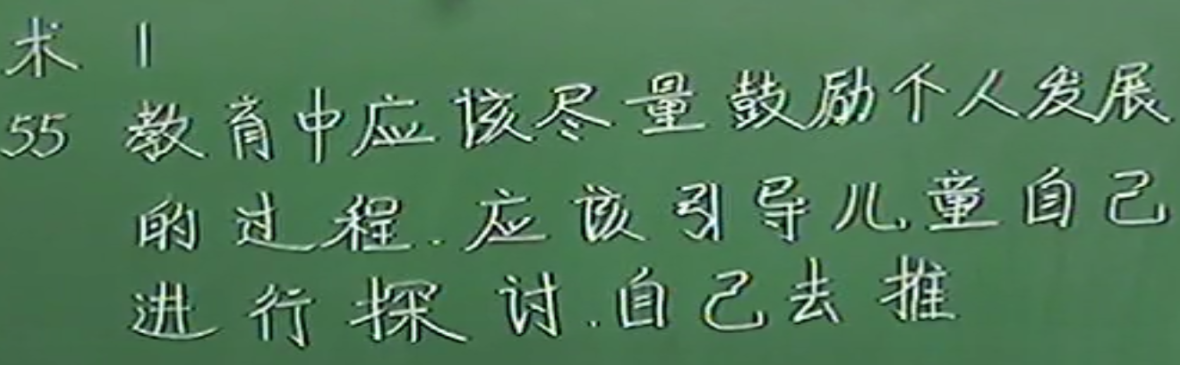
#> input picture data/cuted.png, 1180 x 365 px
$ python CharksImagesProcessing.py
#> lines starting #> are read from the running program, lines starting #| are printed output that depends on the picture; after the words box and inside, x2 and y2 are one past the last pixel; in counts of white or black regions, pixels touching at a corner belong together
import cv2 as cv


def main():
    # 读入图像
    src = cv.imread("../../data/cuted.png")
#> src is the input picture: shape (365, 1180, 3); mean B, G, R 89.8, 122.9, 82.2
    cv.namedWindow("input", cv.WINDOW_AUTOSIZE)
    cv.imshow("input", src)

    # 形态学梯度 - 基本梯度
    se = cv.getStructuringElement(cv.MORPH_RECT, (3, 3), (-1, -1))
    basic = cv.morphologyEx(src, cv.MORPH_GRADIENT, se)
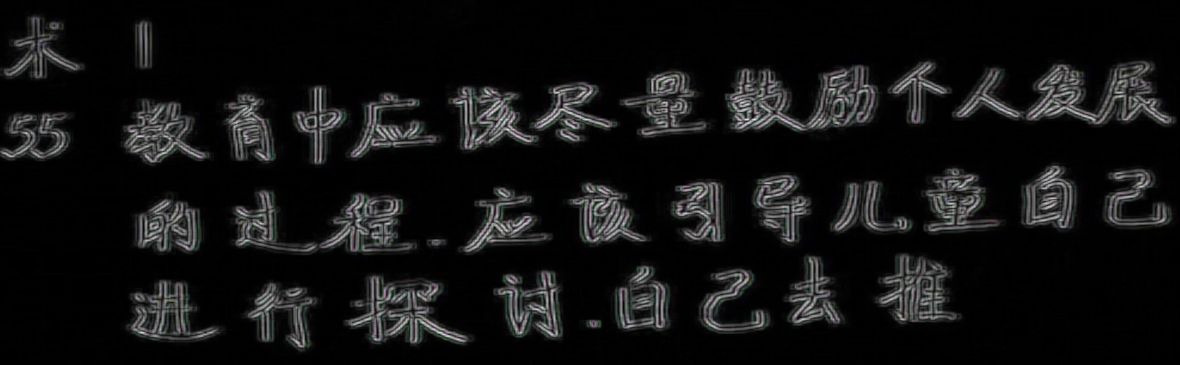
#> basic: shape (365, 1180, 3); mean B, G, R 18, 17.8, 17.7
    cv.imshow("basic gradient", basic)

    # 图像灰度化
    gray = cv.cvtColor(basic, cv.COLOR_BGR2GRAY)
    # 二值化
    ret, binary = cv.threshold(gray, 0, 255, cv.THRESH_BINARY | cv.THRESH_OTSU)
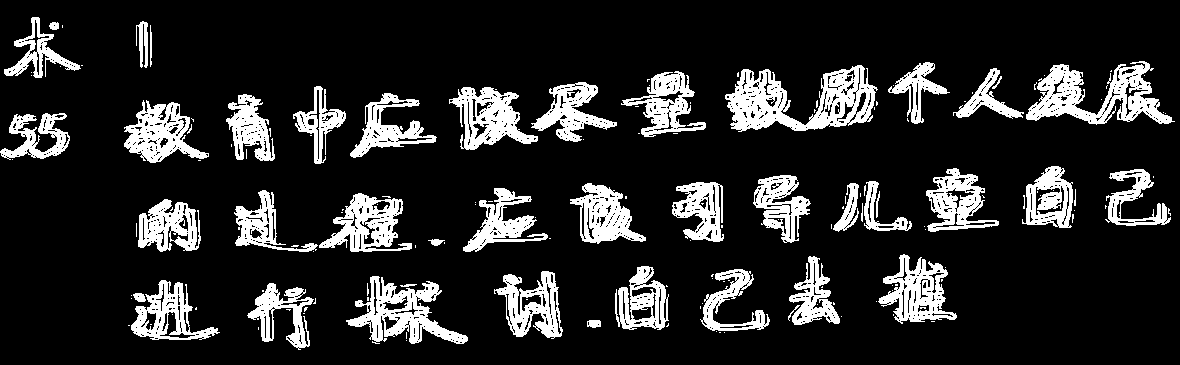
#> binary: shape (365, 1180); 15.7% white; 165 white regions (120 under 20 px), largest, box (x1, y1, x2, y2) and area: (725, 65, 878, 132) 5074, (1026, 61, 1175, 125) 4145, (346, 276, 468, 344) 3237
#> ret = 46
    cv.imshow("binary", binary)


    se = cv.getStructuringElement(cv.MORPH_RECT, (1, 5), (-1, -1))
    binary = cv.morphologyEx(binary, cv.MORPH_DILATE, se)
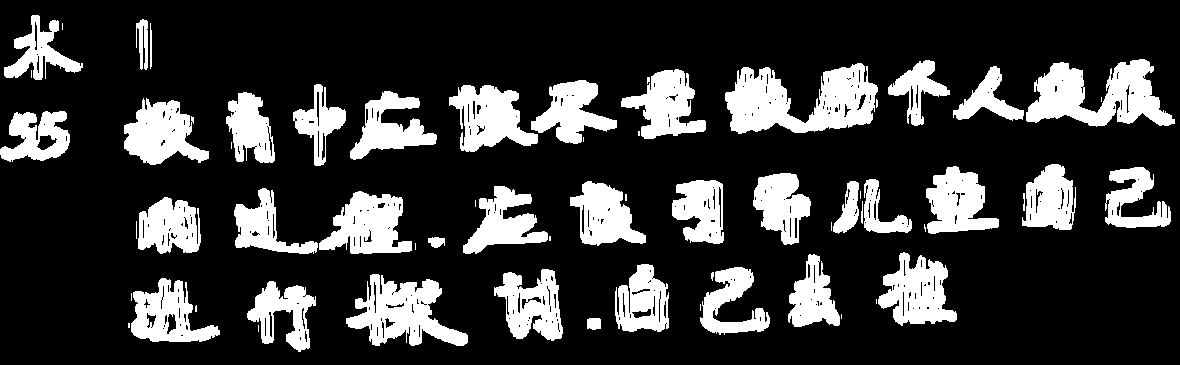
#> binary: shape (365, 1180); 21.3% white; 63 white regions (23 under 20 px)
    # 寻找轮廓
    contours, hierarchy = cv.findContours(binary, cv.RETR_EXTERNAL, cv.CHAIN_APPROX_SIMPLE)
#> contours = 63 contours, 26 with area under 20; largest, box (x1, y1, x2, y2) and area: (725, 63, 878, 134) 6450, (1026, 59, 1175, 127) 5409, (346, 274, 468, 346) 4405, (319, 191, 412, 254) 3510, (878, 252, 957, 326) 3400
    # 画矩形
    for c in range(len(contours)):
        x, y, w, h = cv.boundingRect(contours[c])
        area = cv.contourArea(contours[c])
        # 去除一些干扰矩形
        if area < 200:
            continue
        if h > (3*w) or h < 20:
            continue
        cv.rectangle(src, (x, y), (x+w, y+h), (0, 0, 255), 2, 8, 0)
#> this loop made 63 passes
#> (x, y, w, h, area) on passes 3, 9, 10, 11, 13, 14, 15, 16, 17, 19, 26, 30: (587, 318, 14, 12, 131), (247, 281, 69, 71, 2286), (131, 278, 89, 64, 3134.5), (346, 274, 122, 72, 4405), (494, 269, 69, 72, 3010.5), (700, 267, 70, 68, 2042), (615, 264, 54, 68, 2558.5), (788, 254, 52, 73, 2106), (878, 252, 79, 74, 3400), (428, 237, 17, 11, 114.5), (138, 197, 63, 57, 2571), (319, 191, 93, 63, 3510.5)
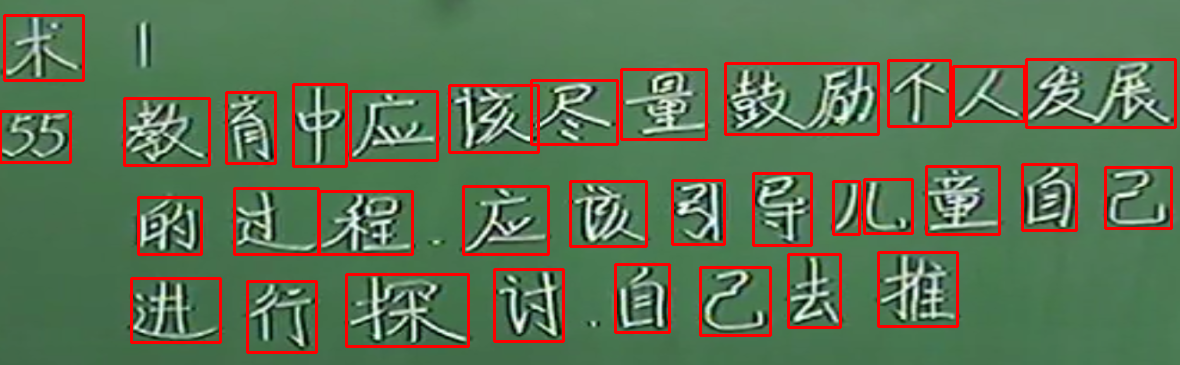
#> src: shape (365, 1180, 3); 6.44% of pixels changed, all inside (x1, y1, x2, y2) = (0, 14, 1177, 354)

    cv.imshow("result", src)

    cv.waitKey(0)
    cv.destroyAllWindows()


if __name__ == '__main__':
    main()
    # 以下代码为调试代码
    print(__name__)
